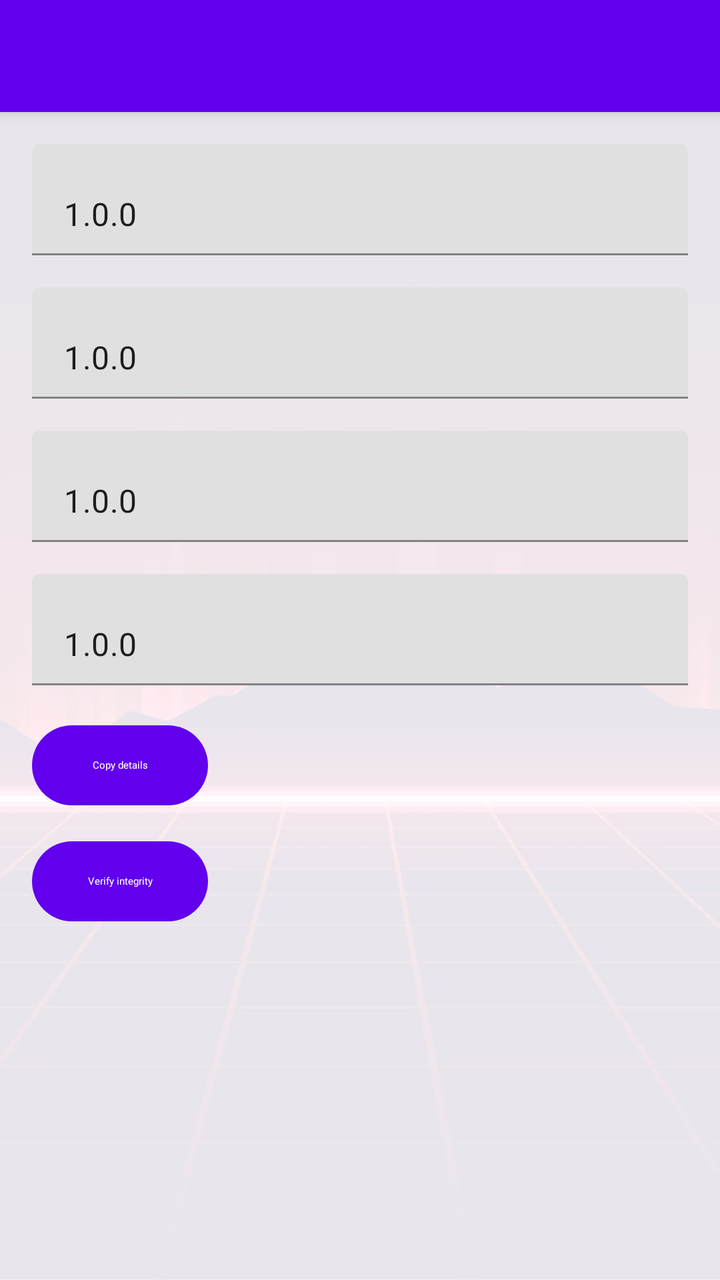
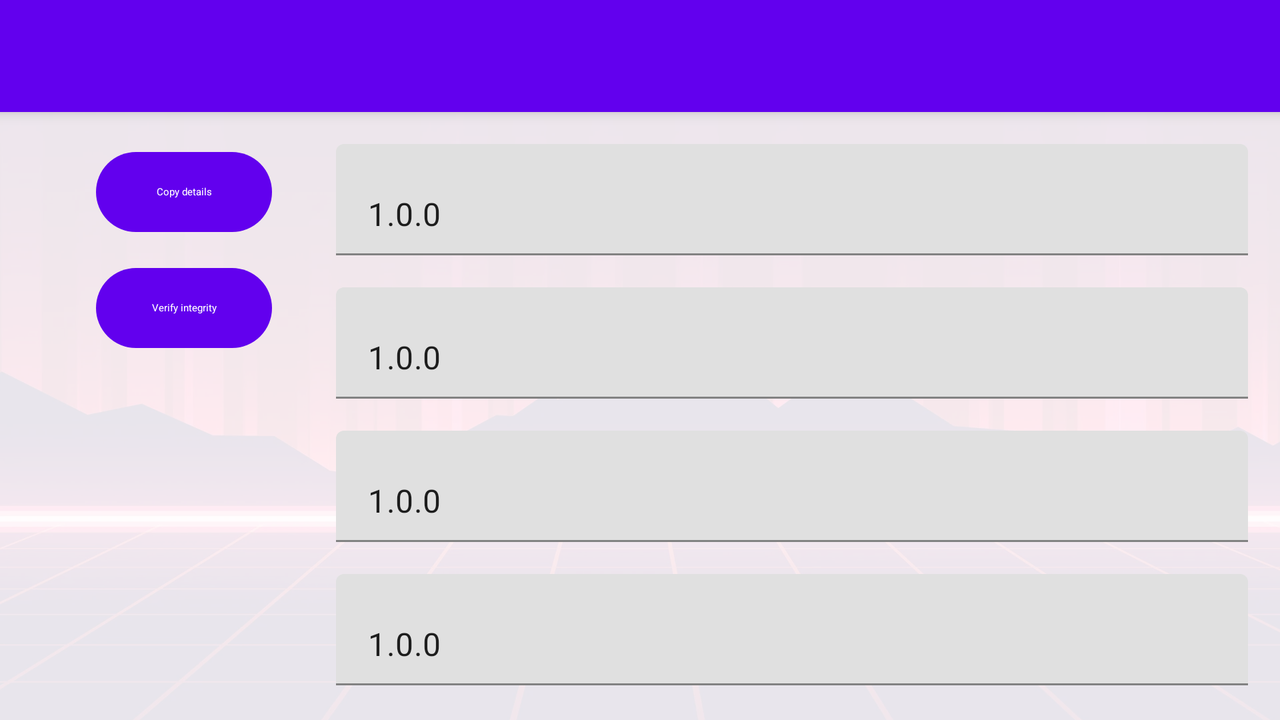

First picture: res/layout/ on a phone held upright. Second picture: the repository's own variant of that layout, on a device whose configuration matches the variant's folder. Source for both follows.
<!-- AndroidManifest.xml: fallback theme Theme.MaterialComponents.DayNight.NoActionBar -->
<!-- res/layout/fragment_game_info.xml -->
<?xml version="1.0" encoding="utf-8"?>
<androidx.coordinatorlayout.widget.CoordinatorLayout xmlns:android="http://schemas.android.com/apk/res/android"
    xmlns:app="http://schemas.android.com/apk/res-auto"
    xmlns:tools="http://schemas.android.com/tools"
    android:id="@+id/coordinator_about"
    android:layout_width="match_parent"
    android:layout_height="match_parent"
    android:background="?attr/colorSurface">

    <ImageView
        android:id="@+id/background_logo"
        android:layout_width="match_parent"
        android:layout_height="match_parent"
        android:alpha="0.1"
        android:contentDescription="@null"
        android:importantForAccessibility="no"
        android:scaleType="centerCrop"
        android:src="@drawable/eden_background" />

    <com.google.android.material.appbar.AppBarLayout
        android:id="@+id/appbar_info"
        android:layout_width="match_parent"
        android:layout_height="wrap_content"
        android:touchscreenBlocksFocus="false"
        android:fitsSystemWindows="true">

        <com.google.android.material.appbar.MaterialToolbar
            android:id="@+id/toolbar_info"
            android:layout_width="match_parent"
            android:layout_height="?attr/actionBarSize"
            android:touchscreenBlocksFocus="false"
            app:navigationIcon="@drawable/ic_back" />

    </com.google.android.material.appbar.AppBarLayout>

    <androidx.core.widget.NestedScrollView
        android:id="@+id/scroll_info"
        android:layout_width="match_parent"
        android:layout_height="wrap_content"
        android:defaultFocusHighlightEnabled="false"
        app:layout_behavior="@string/appbar_scrolling_view_behavior">

        <LinearLayout
            android:id="@+id/content_info"
            android:layout_width="match_parent"
            android:layout_height="wrap_content"
            android:orientation="vertical"
            android:paddingHorizontal="16dp">

            <com.google.android.material.textfield.TextInputLayout
                android:id="@+id/path"
                android:layout_width="match_parent"
                android:layout_height="wrap_content"
                android:paddingTop="16dp">

                <com.google.android.material.textfield.TextInputEditText
                    android:id="@+id/path_field"
                    android:layout_width="match_parent"
                    android:layout_height="wrap_content"
                    android:editable="false"
                    android:importantForAutofill="no"
                    android:inputType="none"
                    android:minHeight="48dp"
                    android:textAlignment="viewStart"
                    tools:text="1.0.0" />

            </com.google.android.material.textfield.TextInputLayout>

            <com.google.android.material.textfield.TextInputLayout
                android:id="@+id/program_id"
                android:layout_width="match_parent"
                android:layout_height="wrap_content"
                android:paddingTop="16dp">

                <com.google.android.material.textfield.TextInputEditText
                    android:id="@+id/program_id_field"
                    android:layout_width="match_parent"
                    android:layout_height="wrap_content"
                    android:editable="false"
                    android:importantForAutofill="no"
                    android:inputType="none"
                    android:minHeight="48dp"
                    android:textAlignment="viewStart"
                    tools:text="1.0.0" />

            </com.google.android.material.textfield.TextInputLayout>

            <com.google.android.material.textfield.TextInputLayout
                android:id="@+id/developer"
                android:layout_width="match_parent"
                android:layout_height="wrap_content"
                android:paddingTop="16dp">

                <com.google.android.material.textfield.TextInputEditText
                    android:id="@+id/developer_field"
                    android:layout_width="match_parent"
                    android:layout_height="wrap_content"
                    android:editable="false"
                    android:importantForAutofill="no"
                    android:inputType="none"
                    android:minHeight="48dp"
                    android:textAlignment="viewStart"
                    tools:text="1.0.0" />

            </com.google.android.material.textfield.TextInputLayout>

            <com.google.android.material.textfield.TextInputLayout
                android:id="@+id/version"
                android:layout_width="match_parent"
                android:layout_height="wrap_content"
                android:paddingTop="16dp">

                <com.google.android.material.textfield.TextInputEditText
                    android:id="@+id/version_field"
                    android:layout_width="match_parent"
                    android:layout_height="wrap_content"
                    android:editable="false"
                    android:importantForAutofill="no"
                    android:inputType="none"
                    android:minHeight="48dp"
                    android:textAlignment="viewStart"
                    tools:text="1.0.0" />

            </com.google.android.material.textfield.TextInputLayout>

            <com.google.android.material.button.MaterialButton
                android:id="@+id/button_copy"
                style="@style/Widget.Material3.Button"
                android:layout_width="wrap_content"
                android:layout_height="wrap_content"
                android:layout_marginTop="16dp"
                android:text="@string/copy_details" />

            <com.google.android.material.button.MaterialButton
                android:id="@+id/button_verify_integrity"
                style="@style/Widget.Material3.Button"
                android:layout_width="wrap_content"
                android:layout_height="wrap_content"
                android:layout_marginTop="10dp"
                android:text="@string/verify_integrity" />

        </LinearLayout>

    </androidx.core.widget.NestedScrollView>

</androidx.coordinatorlayout.widget.CoordinatorLayout>
<!-- resources referenced by this layout -->
<resources>
  <!-- drawable eden_background: webp bitmap (drawable-nodpi, 46754 bytes) -->
  <string name="copy_details">Copy details</string>
  <string name="verify_integrity">Verify integrity</string>
</resources>
<!-- res/layout-w600dp/fragment_game_info.xml (the repository's variant of the layout above) -->
<!-- drawn on the phone turned sideways -->
<?xml version="1.0" encoding="utf-8"?>
<androidx.coordinatorlayout.widget.CoordinatorLayout xmlns:android="http://schemas.android.com/apk/res/android"
    xmlns:app="http://schemas.android.com/apk/res-auto"
    xmlns:tools="http://schemas.android.com/tools"
    android:id="@+id/coordinator_about"
    android:layout_width="match_parent"
    android:layout_height="match_parent"
    android:background="?attr/colorSurface">

    <ImageView
        android:id="@+id/background_logo"
        android:layout_width="match_parent"
        android:layout_height="match_parent"
        android:alpha="0.1"
        android:contentDescription="@null"
        android:importantForAccessibility="no"
        android:scaleType="centerCrop"
        android:src="@drawable/eden_background" />

    <com.google.android.material.appbar.AppBarLayout
        android:id="@+id/appbar_info"
        android:layout_width="match_parent"
        android:layout_height="wrap_content"
        android:fitsSystemWindows="true"
        android:touchscreenBlocksFocus="false">

        <com.google.android.material.appbar.MaterialToolbar
            android:id="@+id/toolbar_info"
            android:layout_width="match_parent"
            android:layout_height="?attr/actionBarSize"
            android:touchscreenBlocksFocus="false"
            app:navigationIcon="@drawable/ic_back" />

    </com.google.android.material.appbar.AppBarLayout>

    <androidx.core.widget.NestedScrollView
        android:id="@+id/scroll_info"
        android:layout_width="match_parent"
        android:layout_height="wrap_content"
        android:defaultFocusHighlightEnabled="false"
        app:layout_behavior="@string/appbar_scrolling_view_behavior">

        <LinearLayout
            android:id="@+id/content_info"
            android:layout_width="match_parent"
            android:layout_height="wrap_content"
            android:orientation="horizontal"
            android:paddingHorizontal="16dp"
            android:baselineAligned="false">

            <LinearLayout
                android:layout_width="match_parent"
                android:layout_height="match_parent"
                android:orientation="vertical"
                android:layout_weight="3"
                android:gravity="top|center_horizontal"
                android:paddingHorizontal="16dp">

                <com.google.android.material.button.MaterialButton
                    android:id="@+id/button_copy"
                    style="@style/Widget.Material3.Button"
                    android:layout_width="wrap_content"
                    android:layout_height="wrap_content"
                    android:layout_marginTop="16dp"
                    android:text="@string/copy_details" />

                <com.google.android.material.button.MaterialButton
                    android:id="@+id/button_verify_integrity"
                    style="@style/Widget.Material3.Button"
                    android:layout_width="wrap_content"
                    android:layout_height="wrap_content"
                    android:layout_marginTop="10dp"
                    android:text="@string/verify_integrity" />

            </LinearLayout>

            <LinearLayout
                android:layout_width="match_parent"
                android:layout_height="match_parent"
                android:orientation="vertical"
                android:layout_weight="1">

                <com.google.android.material.textfield.TextInputLayout
                    android:id="@+id/path"
                    android:layout_width="match_parent"
                    android:layout_height="wrap_content"
                    android:paddingTop="16dp">

                    <com.google.android.material.textfield.TextInputEditText
                        android:id="@+id/path_field"
                        android:layout_width="match_parent"
                        android:layout_height="wrap_content"
                        android:editable="false"
                        android:importantForAutofill="no"
                        android:inputType="none"
                        android:minHeight="48dp"
                        android:textAlignment="viewStart"
                        tools:text="1.0.0" />

                </com.google.android.material.textfield.TextInputLayout>

                <com.google.android.material.textfield.TextInputLayout
                    android:id="@+id/program_id"
                    android:layout_width="match_parent"
                    android:layout_height="wrap_content"
                    android:paddingTop="16dp">

                    <com.google.android.material.textfield.TextInputEditText
                        android:id="@+id/program_id_field"
                        android:layout_width="match_parent"
                        android:layout_height="wrap_content"
                        android:editable="false"
                        android:importantForAutofill="no"
                        android:inputType="none"
                        android:minHeight="48dp"
                        android:textAlignment="viewStart"
                        tools:text="1.0.0" />

                </com.google.android.material.textfield.TextInputLayout>

                <com.google.android.material.textfield.TextInputLayout
                    android:id="@+id/developer"
                    android:layout_width="match_parent"
                    android:layout_height="wrap_content"
                    android:paddingTop="16dp">

                    <com.google.android.material.textfield.TextInputEditText
                        android:id="@+id/developer_field"
                        android:layout_width="match_parent"
                        android:layout_height="wrap_content"
                        android:editable="false"
                        android:importantForAutofill="no"
                        android:inputType="none"
                        android:minHeight="48dp"
                        android:textAlignment="viewStart"
                        tools:text="1.0.0" />

                </com.google.android.material.textfield.TextInputLayout>

                <com.google.android.material.textfield.TextInputLayout
                    android:id="@+id/version"
                    android:layout_width="match_parent"
                    android:layout_height="wrap_content"
                    android:paddingTop="16dp">

                    <com.google.android.material.textfield.TextInputEditText
                        android:id="@+id/version_field"
                        android:layout_width="match_parent"
                        android:layout_height="wrap_content"
                        android:editable="false"
                        android:importantForAutofill="no"
                        android:inputType="none"
                        android:minHeight="48dp"
                        android:textAlignment="viewStart"
                        tools:text="1.0.0" />

                </com.google.android.material.textfield.TextInputLayout>

            </LinearLayout>

        </LinearLayout>

    </androidx.core.widget.NestedScrollView>

</androidx.coordinatorlayout.widget.CoordinatorLayout>
